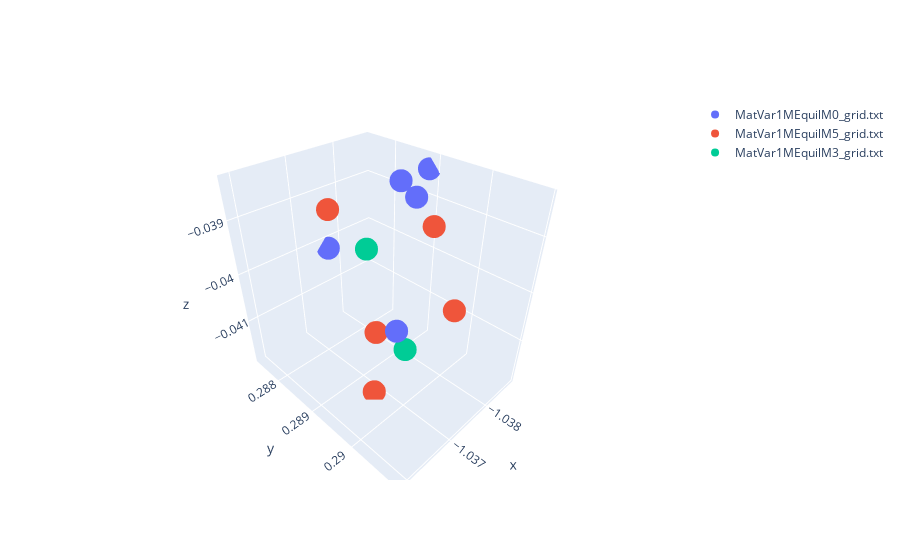

The notebook cell this image was saved under:
### Code cell
pca = decomposition.PCA(n_components=3)

pca.fit(preprocessing.normalize(data_freq,axis= 0))
pca_decomp = pca.transform(data_ref)

fig= [go.Scatter3d(
    x= [pca_decomp[x,0] for x in mat_dict[i]],
    y= [pca_decomp[x,1] for x in mat_dict[i]],
    z= [pca_decomp[x,2] for x in mat_dict[i]],
    mode= 'markers',
    name= i
) for i in list(mat_dict.keys())]

layout= go.Layout()

Figure= go.Figure(data= fig, layout= layout)
iplot(Figure)

### Figure 1 — Plotly figure (JSON) as saved in the notebook; plotly's stock layout.template omitted (floating-point values rounded to 4 significant figures)
{"data": [{"mode": "markers", "name": "MatVar1MEquilM0_grid.txt", "type": "scatter3d", "x": [-1.038, -1.038, -1.036, -1.038, -1.039], "y": [0.2874, 0.2894, 0.2908, 0.2889, 0.2889], "z": [-0.04018, -0.03857, -0.03916, -0.03853, -0.03853]}, {"mode": "markers", "name": "MatVar1MEquilM5_grid.txt", "type": "scatter3d", "x": [-1.037, -1.037, -1.037, -1.037, -1.037], "y": [0.2896, 0.2895, 0.2909, 0.2904, 0.2876], "z": [-0.04047, -0.04187, -0.03932, -0.03838, -0.03925]}, {"mode": "markers", "name": "MatVar1MEquilM3_grid.txt", "type": "scatter3d", "x": [-1.037, -1.037], "y": [0.2897, 0.2886], "z": [-0.0411, -0.03962]}], "layout": {}}
